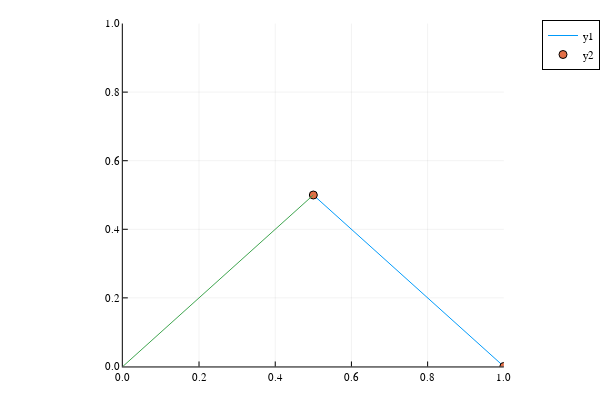

Notebook code for this chart:
### Code cell
a = inv(e0) ⨼ l
M = inv(e0) ⨼ (e0 ∧ l)
d = M/a

plot([p.e1,q.e1],[p.e2,q.e2])
scatter!([p.e1,q.e1],[p.e2,q.e2], xlims=(0,1),ylims=(0,1), aspect_ratio=1)
quiver!([0],[0], quiver=([d.e1],[d.e2]))

### Figure 1 — Plotly figure (JSON) as saved in the notebook; plotly's stock layout.template omitted (floating-point values rounded to 4 significant figures)
{"data": [{"colorbar": {"len": 0.9525, "title": {"text": ""}, "x": 0.8397, "y": 0.5139}, "legendgroup": "y1", "line": {"color": "rgba(0, 154, 250, 1.000)", "dash": "solid", "shape": "linear", "width": 1}, "mode": "lines", "name": "y1", "showlegend": true, "type": "scatter", "x": [0.5, 1], "xaxis": "x", "y": [0.5, 0], "yaxis": "y", "zmax": null, "zmin": null}, {"colorbar": {"len": 0.9525, "title": {"text": ""}, "x": 0.8397, "y": 0.5139}, "legendgroup": "y2", "marker": {"color": "rgba(227, 111, 71, 1.000)", "line": {"color": "rgba(0, 0, 0, 1)", "width": 1}, "size": 8, "symbol": "circle"}, "mode": "markers", "name": "y2", "showlegend": true, "type": "scatter", "x": [0.5, 1], "xaxis": "x", "y": [0.5, 0], "yaxis": "y", "zmax": null, "zmin": null}, {"colorbar": {"len": 0.9525, "title": {"text": ""}, "x": 0.8397, "y": 0.5139}, "legendgroup": "", "line": {"color": "rgba(62, 164, 78, 1.000)", "dash": "solid", "shape": "linear", "width": 1}, "mode": "lines", "name": "", "showlegend": false, "type": "scatter", "x": [0, 0.5], "xaxis": "x", "y": [0, 0.5], "yaxis": "y", "zmax": null, "zmin": null}], "layout": {"annotations": [], "height": 400, "legend": {"bgcolor": "rgba(255, 255, 255, 1.000)", "bordercolor": "rgba(0, 0, 0, 1)", "borderwidth": 1, "font": {"color": "rgba(0, 0, 0, 1)", "family": "sans-serif", "size": 11}, "title": {"font": {"color": "rgba(0, 0, 0, 1)", "family": "sans-serif", "size": 15}, "text": ""}, "tracegroupgap": 0, "traceorder": "normal", "x": 1, "xanchor": "auto", "y": 1, "yanchor": "auto"}, "margin": {"b": 20, "l": 0, "r": 0, "t": 20}, "paper_bgcolor": "rgba(255, 255, 255, 1.000)", "plot_bgcolor": "rgba(255, 255, 255, 1.000)", "showlegend": true, "width": 600, "xaxis": {"anchor": "y", "domain": [0.2047, 0.8397], "gridcolor": "rgba(0, 0, 0, 0.1)", "gridwidth": 0.5, "linecolor": "rgba(0, 0, 0, 1)", "mirror": false, "range": [0, 1], "showgrid": true, "showline": true, "showticklabels": true, "tickangle": 0, "tickcolor": "rgb(0, 0, 0)", "tickfont": {"color": "rgba(0, 0, 0, 1)", "family": "sans-serif", "size": 11}, "tickmode": "array", "ticks": "inside", "ticktext": ["0.0", "0.2", "0.4", "0.6", "0.8", "1.0"], "tickvals": [0, 0.2, 0.4, 0.6, 0.8, 1], "title": {"font": {"color": "rgba(0, 0, 0, 1)", "family": "sans-serif", "size": 15}, "text": ""}, "type": "linear", "visible": true, "zeroline": false, "zerolinecolor": "rgba(0, 0, 0, 1)"}, "yaxis": {"anchor": "x", "domain": [0.03762, 0.9902], "gridcolor": "rgba(0, 0, 0, 0.1)", "gridwidth": 0.5, "linecolor": "rgba(0, 0, 0, 1)", "mirror": false, "range": [0, 1], "showgrid": true, "showline": true, "showticklabels": true, "tickangle": 0, "tickcolor": "rgb(0, 0, 0)", "tickfont": {"color": "rgba(0, 0, 0, 1)", "family": "sans-serif", "size": 11}, "tickmode": "array", "ticks": "inside", "ticktext": ["0.0", "0.2", "0.4", "0.6", "0.8", "1.0"], "tickvals": [0, 0.2, 0.4, 0.6, 0.8, 1], "title": {"font": {"color": "rgba(0, 0, 0, 1)", "family": "sans-serif", "size": 15}, "text": ""}, "type": "linear", "visible": true, "zeroline": false, "zerolinecolor": "rgba(0, 0, 0, 1)"}}}
